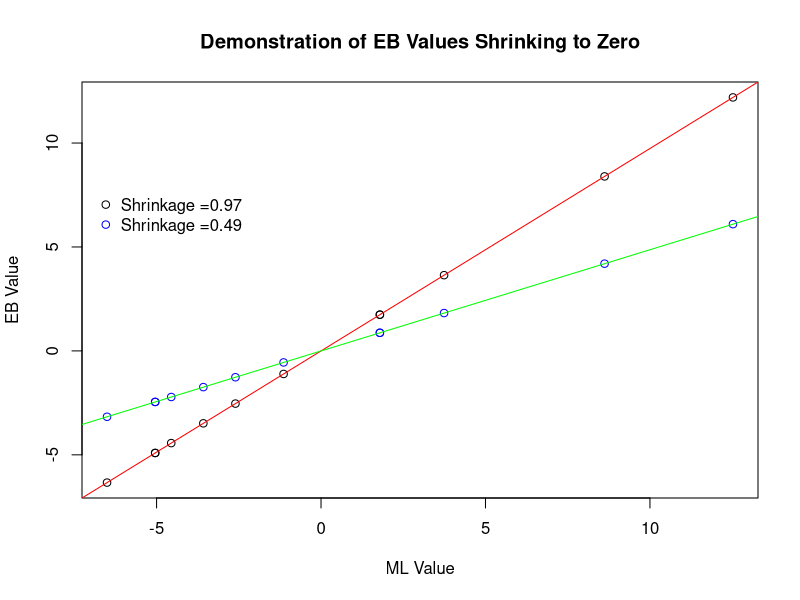

The R source for this figure:
library(lme4)
library(lmerTest)

ghq <- data.frame(
  Student = seq(1, 12, by =1),
  GHQ = c(12, 8, 22, 10, 10, 6, 8, 4, 14, 6, 2, 22, 12, 7, 24, 14, 8, 4, 5, 6, 14, 5, 5, 16),
  occasion = rep(c(1,2), each = 12)
)
#1
mg_1 <- lmer(GHQ ~  (1 | Student), data = ghq)
summary(mg_1) 
eb <- unname(ranef(mg_1)[[1]][1])# EB estimates

psi_hat <- unname(attr(VarCorr(mg_1)$Student, "stddev"))
theta_hat<- attr(VarCorr(mg_1), "sc")
shrinkage <- psi_hat/(psi_hat + (theta_hat/12))

plot.df <- data.frame(
  eb = eb,
  shrink = rep(shrinkage, 12)
)
plot.df$ML <- plot.df$eb/plot.df$shrink# p. 111 for formula
plot.df$more.shrink <- plot.df$shrink * 0.5 

#2 - morr shrinkage, the more shrunken EB vals are -- less reliability means lower
# corr b/w eb & ML
plot(eb ~ ML, data = plot.df, main = "Demonstration of EB Values Shrinking to Zero", ylab = "EB Value", xlab = "ML Value")
legend(-7, 8, c(paste0("Shrinkage =", round(plot.df[1, 2], 2)), paste0("Shrinkage =", round(plot.df[1, 4], 2))), col = c("black", "blue"), pch =1,  bty = 'n')
points((plot.df$ML * plot.df$more.shrink) ~ plot.df$ML, data = plot.df, col = "blue")
abline(lm(eb ~ ML, data = plot.df), col = "red")
abline(lm((plot.df$ML * plot.df$more.shrink) ~ plot.df$ML), col = "green")

#3 -- No evidence. 
mg_2 <- lmer(GHQ ~ factor(occasion)  + (1|Student), data = ghq)
summary(mg_2)  
